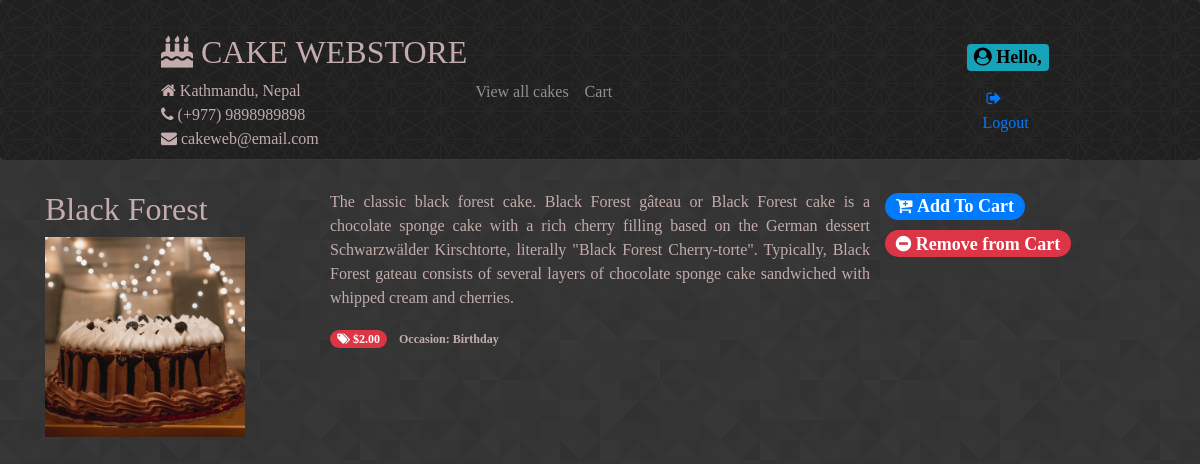
Screenshot of /products/2/ with the database file from the repository.
### store/models.py (models this page shows, shortened)
class Product(models.Model):
    id = models.AutoField(primary_key=True)
    name = models.CharField(max_length=200)
    description = models.TextField()
    occasion = models.CharField(choices=OCCASIONS, max_length=2, default='G')
    price = models.FloatField()
    discount_rate = models.FloatField(null=False, blank=True, default=0)
    sale_start = models.DateTimeField(blank=True, null=True, default=None)
    sale_end = models.DateTimeField(blank=True, null=True, default=None)
    photo = models.ImageField(blank=True, null=True, default=None, upload_to='products')
    def is_on_sale(self):
        now = timezone.now()
        if self.sale_start:
            if self.sale_end:
                return self.sale_start <= now <= self.sale_end
            return self.sale_start <= now
        return False
    def get_price(self):
        return self.price

### store/views.py (the view)
# urls.py: path('products/<pk>/', store.views.CakeSingleView.as_view(), name='showCake'),
class CakeSingleView(DetailView):
    model = Product
    template_name = 'store/product.html'

### store/templates/store/product.html (shortened to what this page needs)
{% extends "base.html" %}
{% block content %}
<div class="row">
  <div class="col-sm-3">
    <h2>{{ product.name }}</h2>
    {% if product.photo %}
    <div>
      <a href="{% url 'showCake' product.id %}">
        <img width="200" src="{{ MEDIA_URL }}{{ product.photo }}" />
      </a>
    </div>
    {% endif %}
  </div>
  <div class="col-sm-6">
    <p class="text-justify">{{ product.description }}</p>
    {% if product.is_on_sale %}
    <p>
      <span class="badge badge-pill badge-danger"><i
          class="fa fa-tags"></i>&nbsp<del>${{ product.get_price|floatformat:2 }}</del></span><br />
      <span class="badge badge-pill badge-warning">SALE: ${{ product.current_price|floatformat:2 }}</span>
    </p>
    {% else %}
    <p>
      <span class="badge badge-pill badge-danger"><i
          class="fa fa-tags"></i>&nbsp${{ product.get_price|floatformat:2 }}</span>
      <span class="badge">&nbspOccasion: {{ product.get_occasion_display }}</span>
    </p>
  </div>
  {% endif %}
  <div>
    <a href="{% url 'addToCart' product.id %}">
      <h4><span class="badge badge-pill badge-primary"><i class="fa fa-cart-plus">&nbsp</i>Add To Cart</span></h4>
    </a>
    <a href="{% url 'removeFromCart' product.id %}">
      <h4><span class="badge badge-pill badge-danger"><i class="fa fa-minus-circle"></i>&nbsp</i>Remove from Cart</span>
      </h4>
    </a>
  </div>
</div>
</div>
{% endblock %}

### store/static/store/styles.css (style rules this page uses)
body { font-family: Caslon !important; color: #c4acac; background: url(images/prism.png) fixed; }

### rows the page displays
Product: name "Black Forest", photo (picture), description "The classic black forest cake. Black Forest gâteau or Black Forest cake is a chocolate sponge cake with a rich cherry filling based on the German dessert Schwarzwälder Kirschtorte, literally \"Black Forest Cherry-torte\". Typically, Black Forest gateau consists of several layers of chocolate sponge cake sandwiched with whipped cream and cherries.", get_price "2.00", occasion "Birthday"
